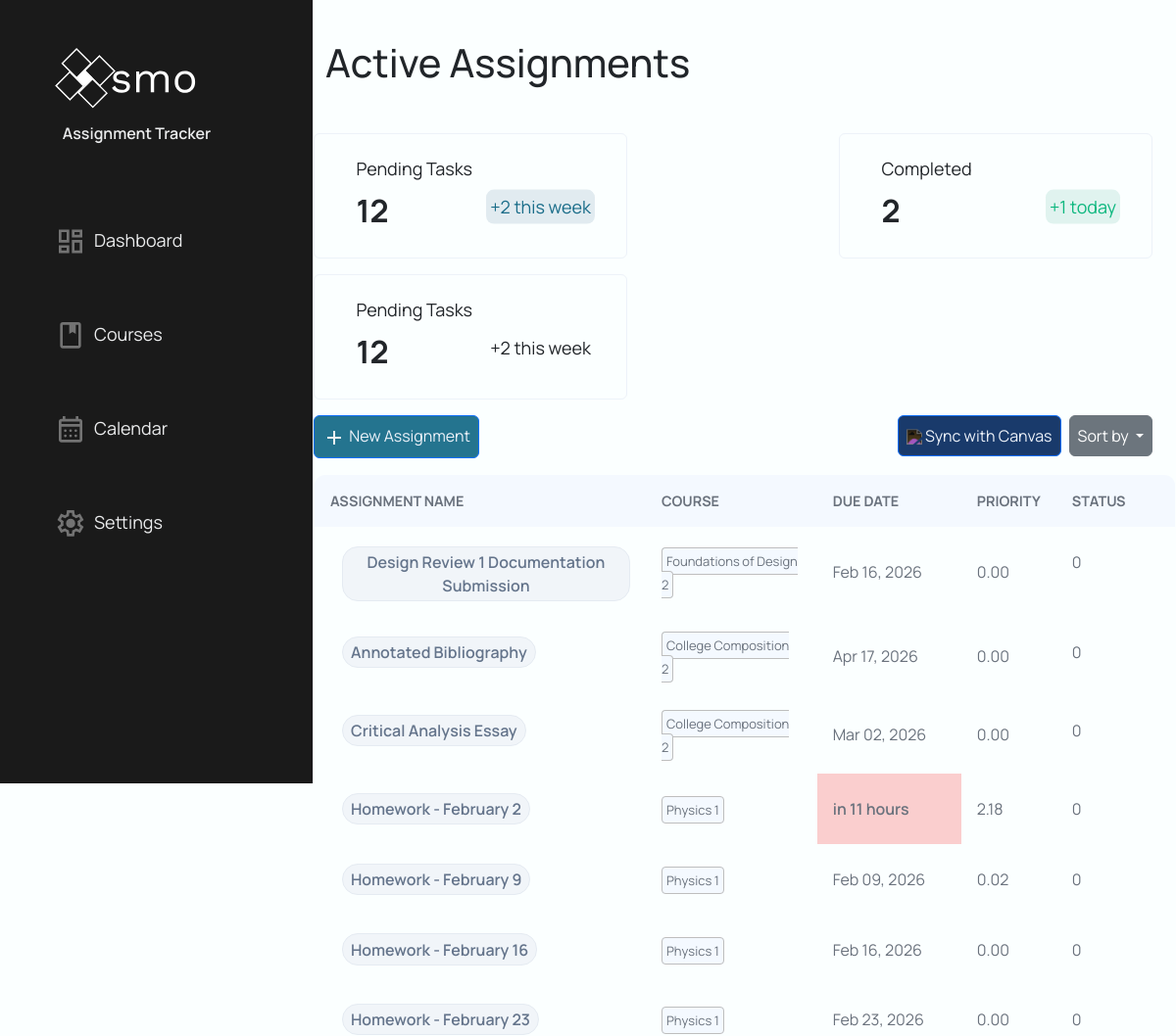
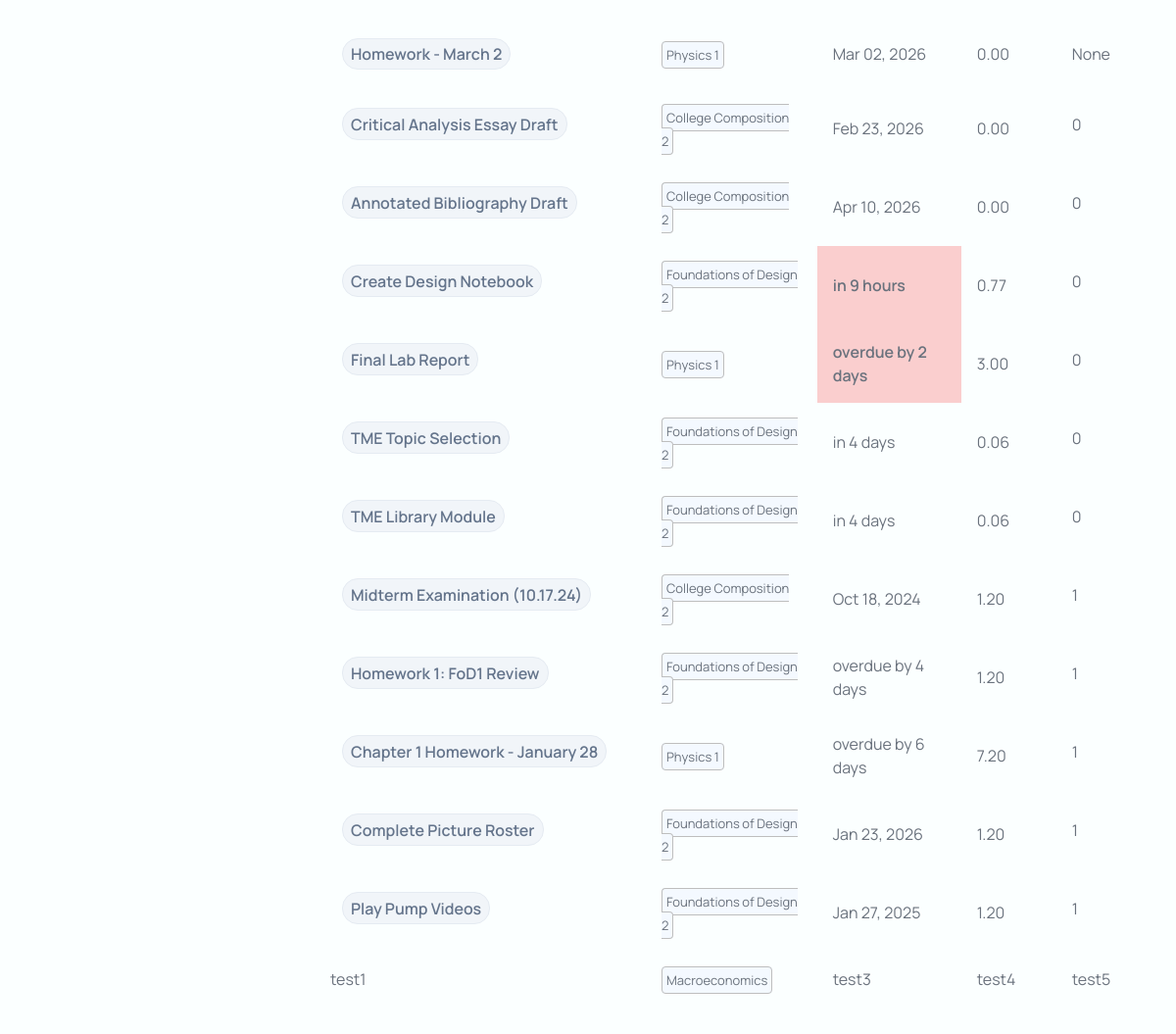
/dashboard/?sort=points (signed in), run on the app's committed database (2 pictures, top to bottom).
### models/assignment.py (models this page shows, shortened)
class Assignment(db.Model):
    __tablename__ = "assignments"
    assignment_id = db.Column("assignment_id", db.Integer, primary_key=True, autoincrement=True)
    user_id = db.Column("user_id", db.Integer, db.ForeignKey("users.user_id"), nullable=False)
    course_id = db.Column("course_id", db.Integer, db.ForeignKey("courses.course_id"), nullable=False)
    course = db.relationship("Course", back_populates="assignments", foreign_keys="Assignment.course_id")
    title = db.Column("title", db.Text, nullable=False)
    description = db.Column("description", db.Text, nullable=True)
    due = db.Column("due", db.Text, nullable=False)        # ISO-8601 text datetime recommended
    status = db.Column("status", db.Integer, nullable=True)  # 0/1 or enum-like int
    created = db.Column("created", db.Text, nullable=True)
    updated = db.Column("updated", db.Text, nullable=True)
    points_possible = db.Column("points_possible", db.Integer, nullable=True)
    score = db.Column("score", db.Float, nullable=True)  # Actual score achieved
    canvas_assignment_id = db.Column("canvas_assignment_id", db.Integer, nullable=True)
    workflow_state = db.Column("workflow_state", db.Text, nullable=True)
    unlock_at = db.Column("unlock_at", db.Text, nullable=True)
    html_url = db.Column("html_url", db.Text, nullable=True)
    submission_type = db.Column("submission_type", db.Text, nullable=True)
    canvas_base_url = db.Column("canvas_base_url", db.Text, nullable=True)
    last_canvas_sync = db.Column("last_canvas_sync", db.Text, nullable=True)
    effort = db.Column("effort", db.Integer, nullable=True, default=1) # 1=Low, 2=Med, 3=High
    event_id = db.Column("event_id", db.Text, nullable=True)

### models/courses.py (models this page shows, shortened)
class Course(db.Model):
    __tablename__ = "courses"
    assignments = db.relationship("Assignment",
                                  back_populates="course",
                                  foreign_keys="Assignment.course_id",
                                  primaryjoin = "Course.course_id == Assignment.course_id"
                                  )
    course_id = db.Column(
        "course_id",
        db.Integer,
        primary_key=True,
        autoincrement=True
    )
    user_id = db.Column(
        "user_id",
        db.Integer,
        db.ForeignKey("users.user_id"),
        nullable=False
    )
    course_name = db.Column(
        "course_name",
        db.Text,
        nullable=False
    )
    course_code = db.Column(
        "course_code",
        db.Text,
        nullable=False
    )
    canvas_course_id = db.Column(
        "canvas_course_id",
        db.Integer,
        nullable=True
    )
    workflow_state = db.Column(
        "workflow_state",
        db.Text,
        nullable=True
    )
    time_zone = db.Column(
        "time_zone",
        db.Text,
        nullable=True
    )
    end_at = db.Column(
        "end_at",
        db.Text,
        nullable=False
    )
    last_sync = db.Column(
        "last_sync",
        db.Text,
        nullable=True
    )
    canvas_base_url = db.Column(
        "canvas_base_url",
        db.Text,
        nullable=True
    )
    weight = db.Column(
        "weight",
        db.Float,
        default=1.0,
        nullable=False
    )

### Website/MainPage/mainPage.py (the view)
@mainPage_bp.route("/dashboard/", methods=["POST", "GET"])
@login_required
def dashboard():
    user_id = current_user.user_id
    assignmentRepo = AssignmentRepo()
    courseRepo = CourseRepo()
    userRepo = UserRepo()
    deleteForm = DeleteAssignment()
    assignmentForm = AssignmentCreateForm().updateCourseSelect(courseRepo.getAllCoursesById(user_id))
    editAssignmentForm = EditAssignmentForm()
    checkForm = CheckForm()
    sort_key = (request.args.get("sort"))
    if sort_key is None:
        sort_key = "due"
    else:
        sort_key = sort_key.strip().lower()
    SORT_MAP = {
    "course"      : assignmentRepo.get_SortedByName_Assignment,
    "due"       : assignmentRepo.get_SortedByDue_Assignment,
    "points"    : assignmentRepo.get_SortedByPoints_Assignment,
    "priority"  : assignmentRepo.getAllAssignmentById # Sort manually after calculation
    }
    assignments = SORT_MAP.get(sort_key, assignmentRepo.getAllAssignmentById)(user_id)
    scoring_service = ScoringService(user_id)
    for assignment in assignments:
        assignment.priority_score = scoring_service.calculate_score(assignment, assignment.course)
        assignment.due_display, assignment.due_hour = format_due_display(assignment.due)
    if sort_key == "priority":
        assignments.sort(key=lambda x: x.priority_score, reverse=True)
    if deleteForm.validate_on_submit:
        print(f"Assignment ID: {deleteForm.assignment_id.data}")
    completed = userRepo.getComplete(user_id)
    return render_template("dashboard.html",
                        completed=completed,
                        assignments=assignments,
                        deleteForm=deleteForm,
                        assignmentForm=assignmentForm,
                        editForm=editAssignmentForm,
                        checkForm=checkForm)

### Website/MainPage/templates/dashboard.html (shortened to what this page needs)
{% extends "base.html" %}
{% block content %}
{% block head %}
    <link rel="stylesheet" type="text/css" href="{{ url_for('static', filename='dashboard.css') }}">
    <link rel="stylesheet" type="text/css" href="{{ url_for('static', filename='modal.css') }}">
    <link rel="stylesheet" type="text/css" href="{{ url_for('static', filename='button.css') }}">
    <link rel="stylesheet" type="text/css" href="{{ url_for('static', filename='toast.css') }}">
{%  endblock %}
    <div class="container h-100 w-100">
        <div class="toast-container position-fixed top-0 end-0 p-3">
        </div>
        <div class="col w-100">
            <div class="row">
                <h1>Active Assignments</h1>
            </div>
            <div class="row card-div">
                <div class="card">
                    <p class="card-header1">Pending Tasks</p>
                    <p class="card-number">12</p>
                    <div class="tally">
                        <p class="card-tally-pending">+2 this week</p>
                    </div>
                </div>
                <div class="card">
                    <p class="card-header1">Completed</p>
                    <p class="card-number">{{completed}}</p>
                    <div class="tally">
                        <p class="card-tally-completed">+1 today</p>
                    </div>
                </div>
                <div class="card">
                    <p class="card-header1">Pending Tasks</p>
                    <p class="card-number">12</p>
                    <div class="tally">
                        <p class="card-tally-due">+2 this week</p>
                    </div>
                </div>
            </div>
            <div class="row button-div mt-3 mb-3 w-100">
                <div class="w-auto p-0">
                    <button type="button" class="btn btn-primary btn-create" onclick=showCreateModal()>
                        <img class="create-img" src="{{ url_for('static', filename='/images/navbar/add.svg') }}">
                        New Assignment
                    </button>
                </div>
                <div class="w-auto p-0 ms-auto">
                    <button type="button" class="btn btn-primary" id="sync" onclick=sync()>
                        <img class="btn-icon" src="{{ url_for('static', filename='images/icons/sync1.svg') }}">
                        Sync with Canvas
                    </button>
                </div>
                <div class="w-auto p-0 dropdown">
                    <button class="btn btn-secondary dropdown-toggle" type="button" data-bs-toggle="dropdown" aria-expanded="false">
                        Sort by
                    </button>
                </div>
            </div>
            <div class="row table-div">
                <table class="assignment-table">
                    <tr>
                        <th>Assignment Name</th>
                        <th>Course</th>
                        <th>Due Date</th>
                        <th>Priority</th>
                        <th>Status</th>
                    </tr>
                    {% for assignment in assignments %}
                        <tr class="table-row">
                            <td class="title d-flex align-items-center">
                                <form method="POST" action="/dashboard/assignments/{{ assignment.assignment_id }}/complete" class="d-flex align-items-center m-0 p-0 complete-form">
                                </form>
                                <button
                                    class="btn-name"
                                    onclick=showEditModal(this)
                                    data-assignment-id="{{assignment.assignment_id}}"
                                    data-canvas-id="{{assignment.canvas_assignment_id}}"
                                    data-assignment-name="{{assignment.title}}"
                                    data-assignment-desc="{{assignment.description}}"
                                    data-effort="{{assignment.effort}}"
                                    data-url="{{assignment.html_url}}">
                                    {{assignment.title}}
                                </button>
                            </td>
                            <td><a class="course-name">{{assignment.course.course_name}}</a></td>
                                {% if assignment.due_hour is none %}
                                    <td>{{assignment.due_display}}</td>
                                {% elif assignment.due_hour == "overdue" and assignment.status != 1 %}
                                    <td class="due-24">{{assignment.due_display}}</td>
                                {% elif assignment.due_hour is string %}
                                    <td>{{assignment.due_display}}</td>
                                {% elif assignment.due_hour < 24 %}
                                    <td class="due-24">{{assignment.due_display}}</td>
                                {% elif assignment.due_hour < 72 %}
                                    <td class="due-72">{{assignment.due_display}}</td>
                                {% else %}
                                    <td>{{assignment.due_display}}</td>
                                {% endif %}
                            <td class="priority">{{"%.2f"|format(assignment.priority_score)}}</td>
                            <td class="status d-flex align-items-center">
                                {{assignment.status}}
                            </td>
                        </tr>
                    </div>
                    {% endfor %}
                    <tr>
                        <td>test1</td>
                        <td><a class="course-name">Macroeconomics</a></td>
                        <td>test3</td>
                        <td>test4</td>
                        <td>test5</td>
                    </tr>
{% endblock %}

### data on the page
Assignment: title "Design Review 1 Documentation Submission", course.course_name "Foundations of Design 2", due_display "Feb 16, 2026", priority_score "0.00", status "0"
Assignment: title "Annotated Bibliography", course.course_name "College Composition 2", due_display "Apr 17, 2026", priority_score "0.00", status "0"
Assignment: title "Critical Analysis Essay", course.course_name "College Composition 2", due_display "Mar 02, 2026", priority_score "0.00", status "0"
Assignment: title "Homework - February 2", course.course_name "Physics 1", due_display "in 11 hours", priority_score "2.18", status "0"
Assignment: title "Homework - February 9", course.course_name "Physics 1", due_display "Feb 09, 2026", priority_score "0.02", status "0"
Assignment: title "Homework - February 16", course.course_name "Physics 1", due_display "Feb 16, 2026", priority_score "0.00", status "0"
Assignment: title "Homework - February 23", course.course_name "Physics 1", due_display "Feb 23, 2026", priority_score "0.00", status "0"
Assignment: title "Homework - March 2", course.course_name "Physics 1", due_display "Mar 02, 2026", priority_score "0.00", status "None"
Assignment: title "Critical Analysis Essay Draft", course.course_name "College Composition 2", due_display "Feb 23, 2026", priority_score "0.00", status "0"
Assignment: title "Annotated Bibliography Draft", course.course_name "College Composition 2", due_display "Apr 10, 2026", priority_score "0.00", status "0"
Assignment: title "Create Design Notebook", course.course_name "Foundations of Design 2", due_display "in 9 hours", priority_score "0.77", status "0"
Assignment: title "Final Lab Report", course.course_name "Physics 1", due_display "overdue by 2 days", priority_score "3.00", status "0"
Assignment: title "TME Topic Selection", course.course_name "Foundations of Design 2", due_display "in 4 days", priority_score "0.06", status "0"
Assignment: title "TME Library Module", course.course_name "Foundations of Design 2", due_display "in 4 days", priority_score "0.06", status "0"
Assignment: title "Midterm Examination (10.17.24)", course.course_name "College Composition 2", due_display "Oct 18, 2024", priority_score "1.20", status "1"
Assignment: title "Homework 1: FoD1 Review", course.course_name "Foundations of Design 2", due_display "overdue by 4 days", priority_score "1.20", status "1"
Assignment: title "Chapter 1 Homework - January 28", course.course_name "Physics 1", due_display "overdue by 6 days", priority_score "7.20", status "1"
Assignment: title "Complete Picture Roster", course.course_name "Foundations of Design 2", due_display "Jan 23, 2026", priority_score "1.20", status "1"
Assignment: title "Play Pump Videos", course.course_name "Foundations of Design 2", due_display "Jan 27, 2025", priority_score "1.20", status "1"

### other printed values
{{ completed }} "2"
